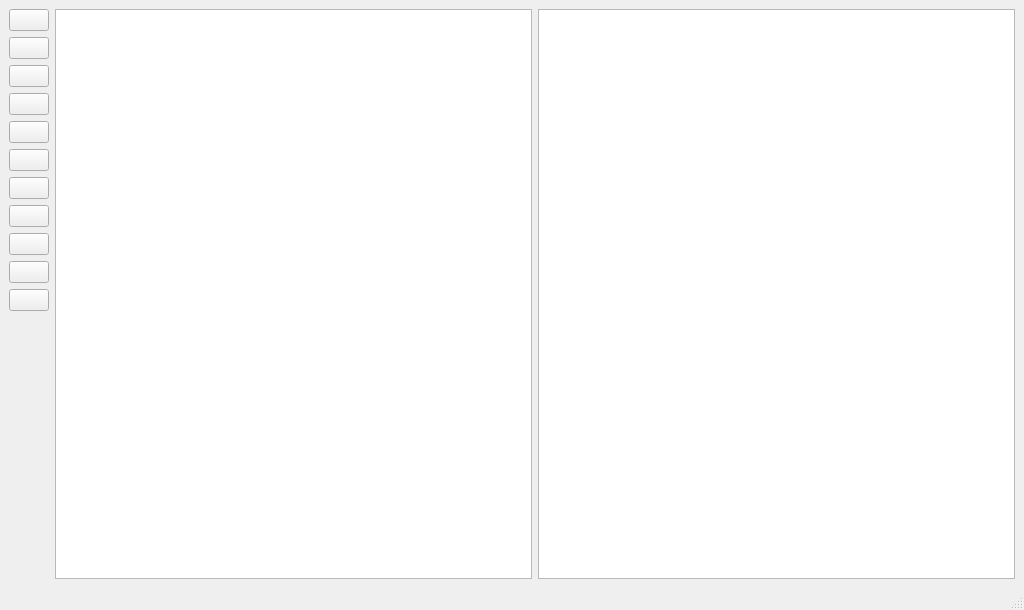
<?xml version="1.0" encoding="UTF-8"?>
<ui version="4.0">
 <class>MainWindow</class>
 <widget class="QMainWindow" name="MainWindow">
  <property name="geometry">
   <rect>
    <x>0</x>
    <y>0</y>
    <width>1024</width>
    <height>610</height>
   </rect>
  </property>
  <property name="windowTitle">
   <string>Обрезка изображений</string>
  </property>
  <widget class="QWidget" name="centralwidget">
   <layout class="QHBoxLayout" name="horizontalLayout">
    <item>
     <layout class="QVBoxLayout" name="verticalLayout">
      <item>
       <widget class="QPushButton" name="open_btn">
        <property name="text">
         <string/>
        </property>
        <property name="icon">
         <iconset resource="icons.qrc">
          <normaloff>:/images/images/open.svg</normaloff>:/images/images/open.svg</iconset>
        </property>
        <property name="iconSize">
         <size>
          <width>32</width>
          <height>32</height>
         </size>
        </property>
       </widget>
      </item>
      <item>
       <widget class="QPushButton" name="save_btn">
        <property name="text">
         <string/>
        </property>
        <property name="icon">
         <iconset resource="icons.qrc">
          <normaloff>:/images/images/save.svg</normaloff>:/images/images/save.svg</iconset>
        </property>
        <property name="iconSize">
         <size>
          <width>32</width>
          <height>32</height>
         </size>
        </property>
       </widget>
      </item>
      <item>
       <widget class="QPushButton" name="vert_btn">
        <property name="text">
         <string/>
        </property>
        <property name="icon">
         <iconset resource="icons.qrc">
          <normaloff>:/images/images/vert.svg</normaloff>:/images/images/vert.svg</iconset>
        </property>
        <property name="iconSize">
         <size>
          <width>32</width>
          <height>32</height>
         </size>
        </property>
       </widget>
      </item>
      <item>
       <widget class="QPushButton" name="horiz_btn">
        <property name="text">
         <string/>
        </property>
        <property name="icon">
         <iconset resource="icons.qrc">
          <normaloff>:/images/images/horiz.svg</normaloff>:/images/images/horiz.svg</iconset>
        </property>
        <property name="iconSize">
         <size>
          <width>32</width>
          <height>32</height>
         </size>
        </property>
       </widget>
      </item>
      <item>
       <widget class="QPushButton" name="crop_btn">
        <property name="text">
         <string/>
        </property>
        <property name="icon">
         <iconset resource="icons.qrc">
          <normaloff>:/images/images/crop.svg</normaloff>:/images/images/crop.svg</iconset>
        </property>
        <property name="iconSize">
         <size>
          <width>32</width>
          <height>32</height>
         </size>
        </property>
       </widget>
      </item>
      <item>
       <widget class="QPushButton" name="angle_btn">
        <property name="text">
         <string/>
        </property>
        <property name="icon">
         <iconset resource="icons.qrc">
          <normaloff>:/images/images/angle.svg</normaloff>:/images/images/angle.svg</iconset>
        </property>
        <property name="iconSize">
         <size>
          <width>32</width>
          <height>32</height>
         </size>
        </property>
       </widget>
      </item>
      <item>
       <widget class="QPushButton" name="sciss_btn">
        <property name="text">
         <string/>
        </property>
        <property name="icon">
         <iconset resource="icons.qrc">
          <normaloff>:/images/images/scis.svg</normaloff>:/images/images/scis.svg</iconset>
        </property>
        <property name="iconSize">
         <size>
          <width>32</width>
          <height>32</height>
         </size>
        </property>
       </widget>
      </item>
      <item>
       <widget class="QPushButton" name="hand_btn">
        <property name="text">
         <string/>
        </property>
        <property name="icon">
         <iconset resource="icons.qrc">
          <normaloff>:/images/images/hand.svg</normaloff>:/images/images/hand.svg</iconset>
        </property>
        <property name="iconSize">
         <size>
          <width>32</width>
          <height>32</height>
         </size>
        </property>
       </widget>
      </item>
      <item>
       <widget class="QPushButton" name="zoom_in_btn">
        <property name="text">
         <string/>
        </property>
        <property name="icon">
         <iconset resource="icons.qrc">
          <normaloff>:/images/images/zoom_in.svg</normaloff>:/images/images/zoom_in.svg</iconset>
        </property>
        <property name="iconSize">
         <size>
          <width>32</width>
          <height>32</height>
         </size>
        </property>
       </widget>
      </item>
      <item>
       <widget class="QPushButton" name="zoom_out_btn">
        <property name="text">
         <string/>
        </property>
        <property name="icon">
         <iconset resource="icons.qrc">
          <normaloff>:/images/images/zoom_out.svg</normaloff>:/images/images/zoom_out.svg</iconset>
        </property>
        <property name="iconSize">
         <size>
          <width>32</width>
          <height>32</height>
         </size>
        </property>
       </widget>
      </item>
      <item>
       <widget class="QPushButton" name="theme_btn">
        <property name="text">
         <string/>
        </property>
        <property name="icon">
         <iconset resource="icons.qrc">
          <normaloff>:/images/images/night.svg</normaloff>:/images/images/night.svg</iconset>
        </property>
        <property name="iconSize">
         <size>
          <width>32</width>
          <height>32</height>
         </size>
        </property>
       </widget>
      </item>
      <item>
       <spacer name="verticalSpacer">
        <property name="orientation">
         <enum>Qt::Vertical</enum>
        </property>
        <property name="sizeHint" stdset="0">
         <size>
          <width>20</width>
          <height>40</height>
         </size>
        </property>
       </spacer>
      </item>
     </layout>
    </item>
    <item>
     <widget class="QGraphicsView" name="source_image_gv"/>
    </item>
    <item>
     <widget class="QGraphicsView" name="result_image_gv"/>
    </item>
   </layout>
  </widget>
  <widget class="QStatusBar" name="statusbar"/>
 </widget>
 <resources>
  <include location="icons.qrc"/>
 </resources>
 <connections/>
</ui>
